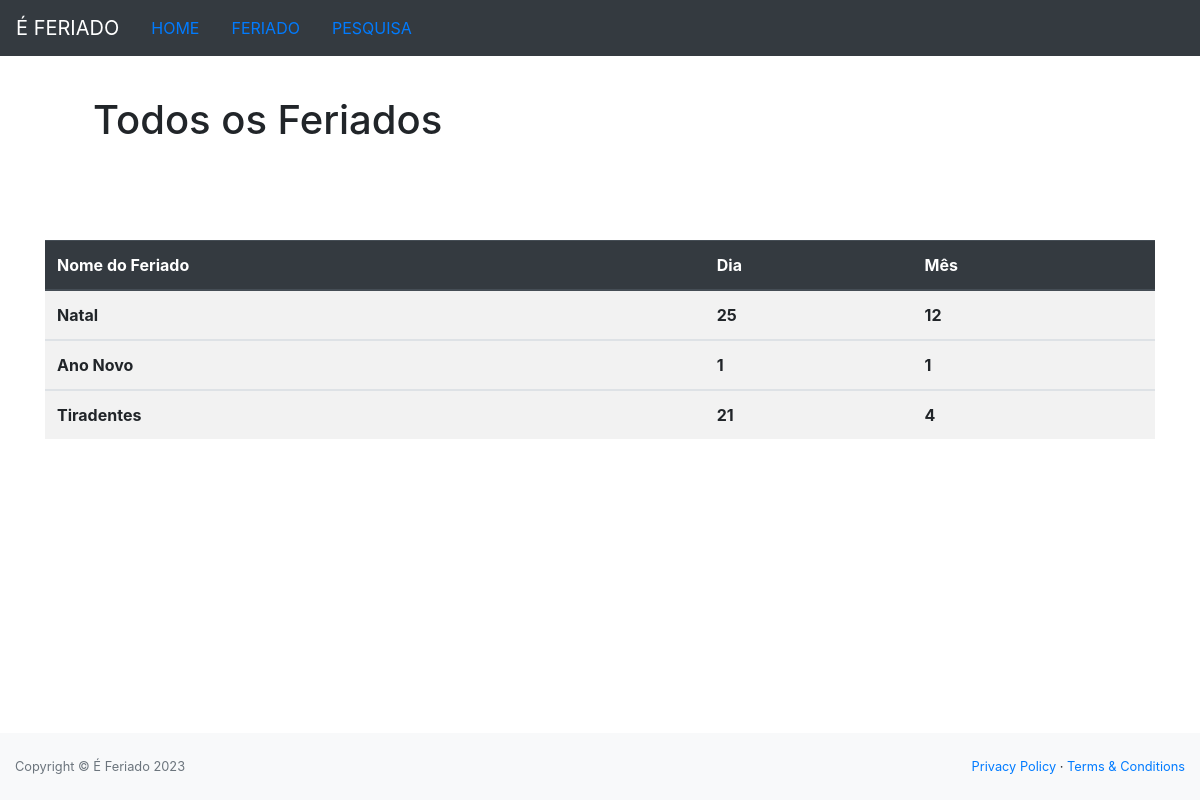
Before: /all-holidays/ with the older database file.
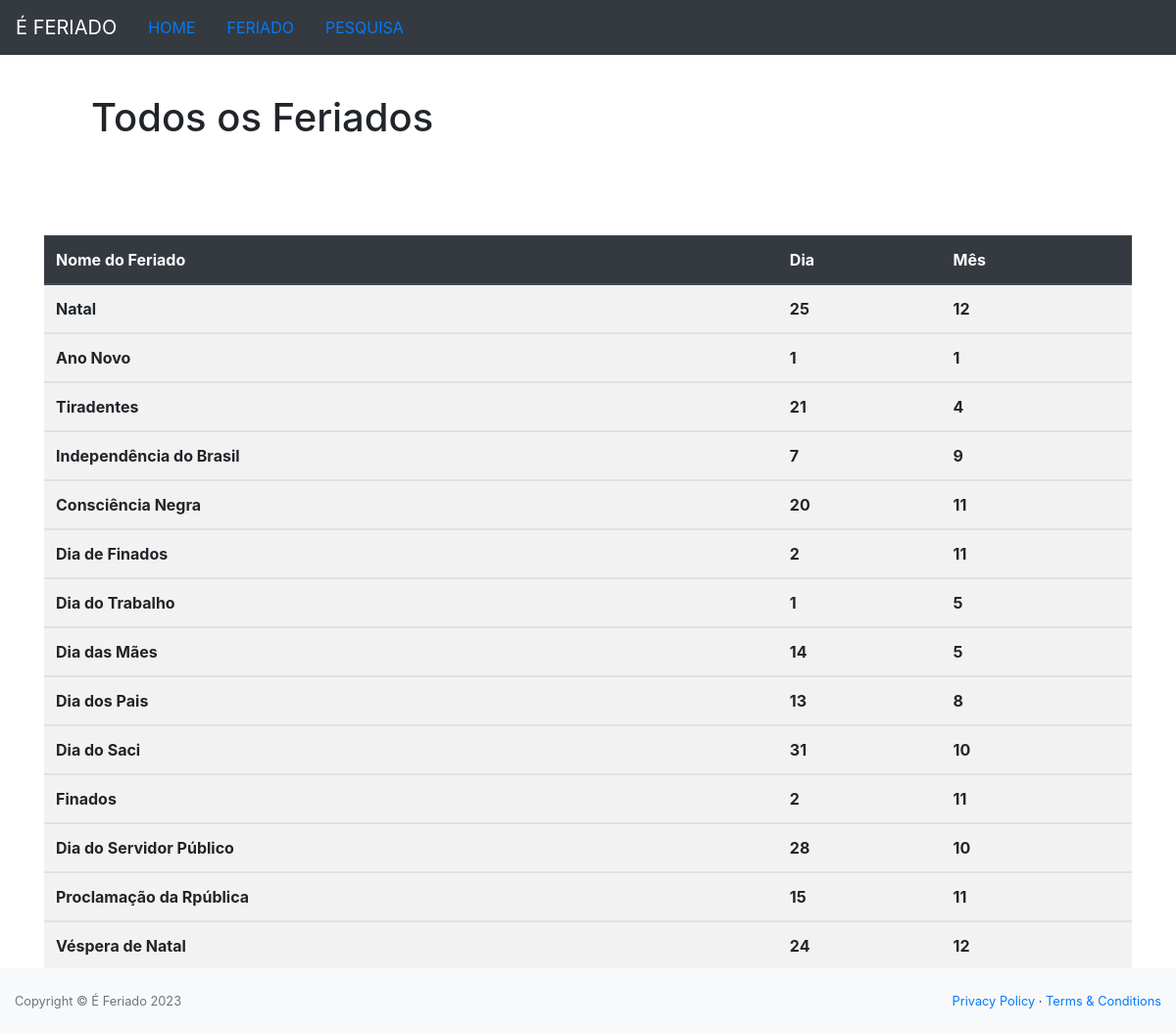
After: the same page with the newer database file.
### app/models.py (models this page shows)
class FeriadoModel(models.Model):
    id = models.AutoField(primary_key=True)
    nome_feriado = models.CharField(max_length=100)
    dia = models.IntegerField('dia')
    mes = models.IntegerField('mes')
    modificado_em = models.DateField(auto_now=True)

### app/views.py (the view)
# urls.py: path('all-holidays/', route_all_holidays, name="all-holidays"),
def route_all_holidays(request):
    List = FeriadoModel.objects.all()
    return render(request, 'all_holidays.html', {'List': List})

### app/templates/all_holidays.html
{% extends 'modelo.html' %}
{% load static %}
{% block content %}
    <h1 class="mt-5 p-5">Todos os Feriados</h1>
    <table class="table table-striped mt-5 p-5">
        <thead class="thead-dark">
            <tr>
                <th scope="col">Nome do Feriado</th>
                <th scope="col">Dia</th>
                <th scope="col">Mês</th>
            </tr>
            {% for value in List %}
            <tbody>
                <tr>
                    <th scope="row">{{value.nome_feriado}}</th>
                    <th scope="row">{{value.dia}}</th>
                    <th scope="row">{{value.mes}}</th>
                </tr>
            </tbody>
            {% endfor %}
        </thead>
    </table>
{% endblock %}

### app/templates/modelo.html (shortened to what this page needs)
{% load static %}
<!DOCTYPE html>
<html lang="pt-br">
<head>
    <link rel="stylesheet" href="{% static 'css/bootstrap.min.css' %}">
    <link rel="stylesheet" href="{% static 'css/font-awesome.min.css' %}">
</head>
<body>
    {% block menu %}
    <nav class="sb-topnav navbar navbar-expand navbar-dark bg-dark fixed-top">
        <a class="navbar-brand">É FERIADO</a>
        <a class="nav-link" href="{% url 'home' %}">HOME</a>
        <a class="nav-link" href="{% url 'all-holidays' %}">FERIADO</a>
        <a class="nav-link" href="{% url 'form' %}">PESQUISA</a>
    </nav>
    {% endblock %}
    <div class="container">
        {% block content %}{% endblock %}
    </div>
    {% block footer %}
    <footer class="py-4 bg-light mt-auto fixed-bottom">
        <div class="container-fluid">
            <div class="d-flex align-items-center justify-content-between small">
                <div class="text-muted">Copyright &copy; É Feriado 2023</div>
                <div>
                    <a href="#">Privacy Policy</a>
                    &middot;
                    <a href="#">Terms &amp; Conditions</a>
                </div>
            </div>
        </div>
    </footer>
    {% endblock %}
</body>
</html>

Changed rows visible on the page:
added FeriadoModel: nome_feriado "Independência do Brasil", dia "7", mes "9"
added FeriadoModel: nome_feriado "Consciência Negra", dia "20", mes "11"
added FeriadoModel: nome_feriado "Dia de Finados", dia "2", mes "11"
added FeriadoModel: nome_feriado "Dia do Trabalho", dia "1", mes "5"
added FeriadoModel: nome_feriado "Dia das Mães", dia "14", mes "5"
added FeriadoModel: nome_feriado "Dia dos Pais", dia "13", mes "8"
added FeriadoModel: nome_feriado "Dia do Saci", dia "31", mes "10"
added FeriadoModel: nome_feriado "Finados", dia "2", mes "11"
added FeriadoModel: nome_feriado "Dia do Servidor Público", dia "28", mes "10"
added FeriadoModel: nome_feriado "Proclamação da Rpública", dia "15", mes "11"
added FeriadoModel: nome_feriado "Véspera de Natal", dia "24", mes "12"
